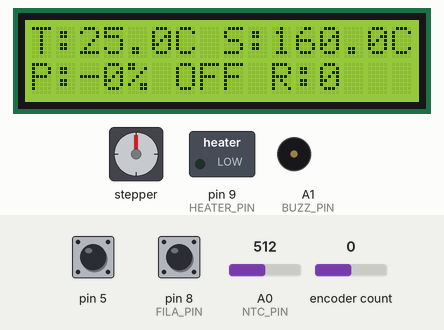
This program was run on a simulated Arduino Nano, built with avr-gcc and run on an emulated ATmega328P. Shown: 16×2 character LCD, stepper motor, switched loads named in the program (green lamp = pin HIGH), buzzer (waves = sounding, pin HIGH). The inputs (shaded band) are chosen by the test bench; at power-on: pin 5 HIGH, pin 8 (FILA_PIN) HIGH, encoder count 0, A0 (NTC_PIN) = 512. Stepper angles assume 200 steps per turn; what the program prints to the serial monitor is not drawn.

Above: at 2.2 s.
2.3 s: pin 5 pulled LOW for 0.15 s
At 2.7 s:
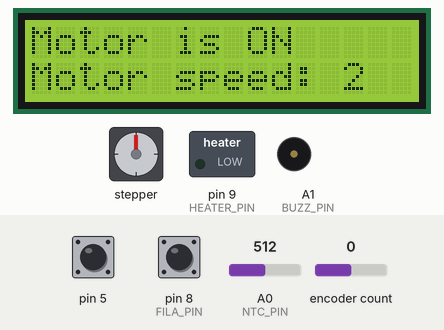
3.9 s: pin 8 (FILA_PIN) pulled LOW for 0.15 s
At 4.5 s:
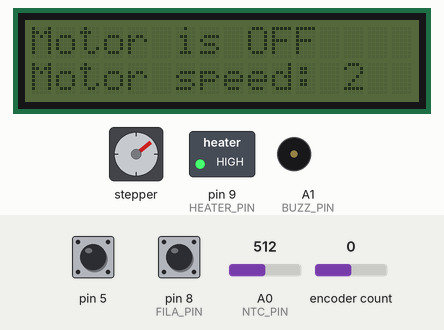
4.6 s: pin 5 pulled LOW for 1 s
At 6.6 s:
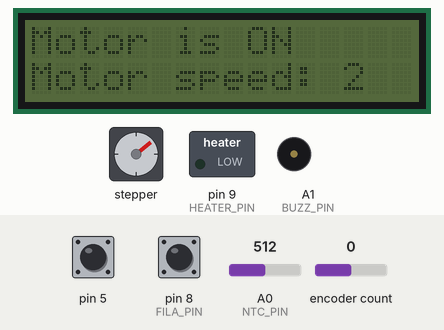
7.7 s: encoder count set to 4
At 9.7 s:
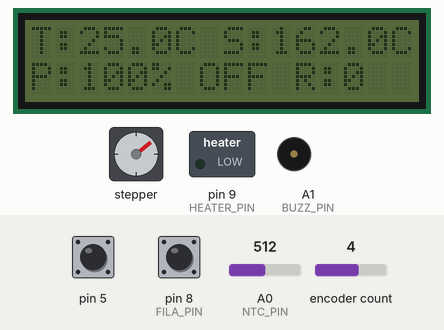
10.7 s: pin 8 (FILA_PIN) pulled LOW for 1 s
At 11.55 s:
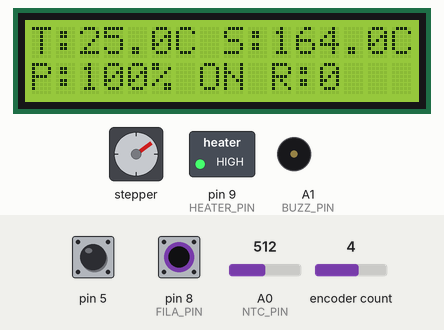
12.3 s: A0 (NTC_PIN) set to 716
At 15.9 s:
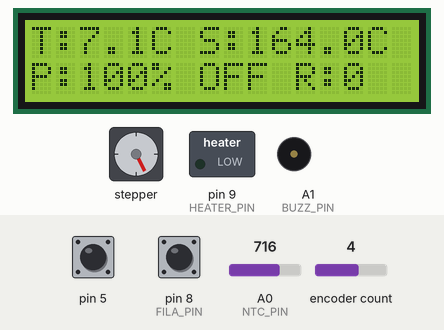
Timing chart, 0 to 16.3 s (numbered marks = the images above; inputs shaded):
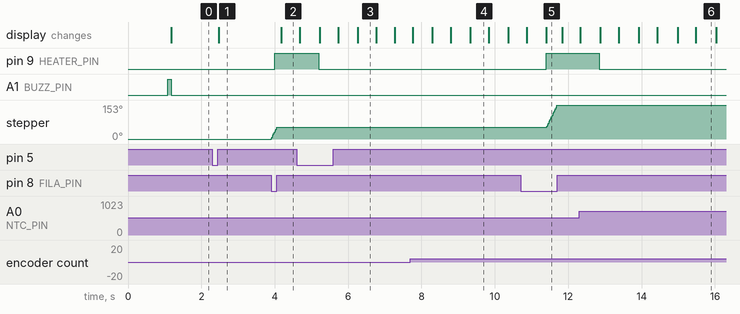

The program:

main.cpp
```cpp
#include <Arduino.h>
#include <Wire.h>
#include <LiquidCrystal_I2C.h>

#define NTC_PIN A0
#define HEATER_PIN 9
#define FILA_PIN 8
#define STEP_PIN 2
#define DIR_PIN 3
#define BUZZ_PIN A1
#define MAX_TEMP 250

#include <EncButton.h>
EncButton encBut(7, 6, 5, INPUT, INPUT);  //s1, s2, key

#include <AccelStepper.h>
AccelStepper stepper(1, STEP_PIN, DIR_PIN);

bool motorOn = false;
int motorSpeed = 2;

LiquidCrystal_I2C lcd(0x27,16,2);  // set the LCD address to 0x27 for a 16 chars and 2 line display

class NTC100K {
  private:
    int analogPin;
    float nominalResistance; // 100000 Ω
    float bCoefficient;      // 3950 K
    float seriesResistance;  // 100000 Ω
    float nominalTemp;       // 25 °C
    float calibrationOffset;

  public:
    NTC100K(int pin, float calibration = 0) {
      analogPin = pin;
      nominalResistance = 100000.0;
      bCoefficient = 3950.0;
      seriesResistance = 100000.0;
      nominalTemp = 25.0;
      calibrationOffset = calibration;
    }

    void setCalibration(float offset) {
      calibrationOffset = offset;
    }

    float readTemperature() {
      // int adcValue = readAveragedADC(16);
      // int adcValue = readAveragedADC(1);
      int adcValue = motorOn?readAveragedADC(1):readAveragedADC(16);

      // Защита от крайних значений
      if (adcValue <= 0) adcValue = 1;
      if (adcValue >= 1023) adcValue = 1022;

      double voltage = adcValue * (5.0 / 1023.0);
      double resistance = seriesResistance * (voltage / (5.0 - voltage));

      // Проверка на корректность сопротивления
      if (resistance <= 0) return -100;

      // Формула Стейнхарта-Харта
      // double tempK = 1.0 / (1.0/(nominalTemp + 273.15) + 1.0/bCoefficient * log(resistance/nominalResistance));
      float tempK = 1.0 / (log(resistance / nominalResistance) / bCoefficient + 1.0 / 298.15);
      return (tempK - 273.15) + calibrationOffset;
    }

    float readTemperature2() {
      // int adcValue = readAveragedADC(16);
      // int adcValue = readAveragedADC(1);
      int adcValue = motorOn?readAveragedADC(1):readAveragedADC(16);

      // Защита от крайних значений
      if (adcValue <= 0) adcValue = 1;
      if (adcValue >= 1023) adcValue = 1022;

      float tr = 1023.0 / adcValue - 1;
      tr = seriesResistance / tr;
      // Serial.print("R=");
      // Serial.print(tr);
      // Serial.print(", t=");

      float steinhart;
      steinhart = tr / nominalResistance; // (R/Ro)
      steinhart = log(steinhart); // ln(R/Ro)
      steinhart /= bCoefficient; // 1/B * ln(R/Ro)
      steinhart += 1.0 / (nominalTemp + 273.15); // + (1/To)
      steinhart = 1.0 / steinhart; // Invert
      steinhart -= 273.15;
      Serial.println(steinhart);

      return steinhart;
    }


  private:
    int readAveragedADC(int samples) {
      long sum = 0;
      for (int i = 0; i < samples; i++) {
        if(i>0)
          delay(1);
        sum += analogRead(analogPin);
      }
      return sum / samples;
    }
};

NTC100K ntc(NTC_PIN);

enum MenuState { DISPLAY_TEMP, DISPLAY_MOTOR };
MenuState menuState = DISPLAY_TEMP;
unsigned long showTempAt = 0;


float curTemp = 0;
double curPower = 0;

bool haveFila = false;
bool prevHaveFila = false;
bool highlightFila = false;

unsigned long buzzUntil = 0;
int buzzV = 200;
void buzz(int ms){
  buzzUntil = millis()+ms;
}
void buzzTick(unsigned long ms){
  if(buzzUntil==0)
    return;
  if(buzzUntil>ms){
    analogWrite(BUZZ_PIN,buzzV);
  }else{
    analogWrite(BUZZ_PIN,0);
    buzzUntil = 0;
  }
}

class PIDController {
  private:
    double kp, ki, kd;
    double setpoint;
    byte setPointFrom;
    double integral, prevError;
    unsigned long prevTime;
    double outMin, outMax;

  public:
    PIDController(double p, double i, double d, double sp) {
      kp = p; ki = i; kd = d; setpoint = sp;
      setPointFrom = 0;
      integral = 0; prevError = 0;
      prevTime = millis();
      outMin = 0; outMax = 255;
    }

    void setTunings(double p, double i, double d) {
      kp = p; ki = i; kd = d;
    }

    void setSetpoint(double sp) {
      setpoint = sp;
      setPointFrom = curTemp<sp?-1:1;
    }
    double getSetpoint(){return setpoint;}
    void setOutputLimits(double min, double max) { outMin = min; outMax = max; }

    void checkSetpointReached(float curTemp){
      if(setPointFrom==0)
        return;
      if( (setPointFrom==-1 && curTemp>=setpoint)
        || (setPointFrom==1 && curTemp<=setpoint)){
        setPointFrom=0;
        buzz(300);
      }else{
        // Serial.print("setPointFrom=");Serial.println(setPointFrom);
        // Serial.print("curTemp=");Serial.println(curTemp);
        // Serial.print("setpoint=");Serial.println(setpoint);
      }
    }

    double compute(double input) {
      unsigned long now = millis();
      double dt = (now - prevTime) / 1000.0;

      if (dt < 1.0) return -1; // Слишком часто

      double error = setpoint - input;

      // Пропорциональная
      double proportional = kp * error;

      // Интегральная
      integral += error * dt;
      double integralTerm = ki * integral;

      // Дифференциальная
      double derivative = (error - prevError) / dt;
      double derivativeTerm = kd * derivative;

      // Суммирование
      double output = proportional + integralTerm + derivativeTerm;

      // Ограничение и anti-windup
      if (output > outMax) {
        output = outMax;
        integral -= error * dt; // Anti-windup
      } else if (output < outMin) {
        output = outMin;
        integral -= error * dt; // Anti-windup
      }

      prevError = error;
      prevTime = now;

      Serial.print(">Temp:");Serial.println(input);
      Serial.print(">Power:");Serial.println(output);

      return output;
    }
};

PIDController pid(10, 0.3, 20, 160.0);
unsigned long ranMin = 0;

void updateDisplay() {
  lcd.clear();

  if (menuState == DISPLAY_TEMP) {
    lcd.print("T:");
    lcd.print(curTemp, 1);
    lcd.print("C S:");
    lcd.print(pid.getSetpoint(), 1);
    lcd.print("C");

    lcd.setCursor(0, 1);
    lcd.print("P:");
    lcd.print((curPower/255)*100, 0);
    lcd.print("%");
    lcd.print(haveFila?" ON":" OFF");
    lcd.print(" R:");
    lcd.print(ranMin);
  } else if(menuState==DISPLAY_MOTOR){
    lcd.setCursor(0, 0);
    lcd.print("Motor is ");
    lcd.print(motorOn?"ON":"OFF");
    lcd.setCursor(0, 1);
    lcd.print("Motor speed: ");
    lcd.print(motorSpeed);
  }
}

void showMotor(){
  menuState = DISPLAY_MOTOR;
  showTempAt = millis()+3000;
  updateDisplay();
}

void setup() {
  Serial.begin(9600);
  lcd.init();                      // initialize the lcd
  lcd.backlight();

  pinMode(HEATER_PIN, OUTPUT);
  pinMode(FILA_PIN, INPUT_PULLUP);
  pinMode(BUZZ_PIN, OUTPUT);

  pid.setOutputLimits(0, 255);

  encBut.setFastTimeout(100);

  lcd.print("Filament Maker");
  lcd.setCursor(0,1);
  lcd.print("Machine");
  delay(1000);

  stepper.setMaxSpeed(1500);
  stepper.setSpeed(0);
  // stepper.setCurrentPosition(0);
  // stepper.setMaxSpeed(1000); // Set maximum speed value for the stepper
  // stepper.setAcceleration(500); // Set acceleration value for the stepper
  buzz(100);
}

unsigned long nextTempCheck = 0;
unsigned long motorStarted = 0;

void loop() {

  unsigned long mil = millis();

  buzzTick(mil);

  haveFila = !digitalRead(FILA_PIN);
  if(haveFila && highlightFila){
    highlightFila = false;
  }

  if(showTempAt>0 && mil>showTempAt){
    menuState = DISPLAY_TEMP;
    showTempAt = 0;
  }


  encBut.tick();

  if(encBut.click()){
    Serial.println("clicked");
    motorOn = !motorOn;
    showMotor();
    if(motorOn){
      motorStarted = mil;
      stepper.setSpeed(motorSpeed*100);
    }
  }else if(encBut.turn()){

    Serial.print("turn: dir ");
    Serial.print(encBut.dir());
    Serial.print(", fast ");
    Serial.print(encBut.fast());
    Serial.print(", hold ");
    Serial.print(encBut.pressing());
    Serial.print(", counter ");
    Serial.print(encBut.counter);
    Serial.print(", clicks ");
    Serial.println(encBut.getClicks());

    if(encBut.pressing()){
      // motorSpeed += (encBut.fast()?10:1) * encBut.dir();
      motorSpeed += encBut.dir();
      motorSpeed = constrain(motorSpeed,-10,10);
      stepper.setSpeed(motorSpeed*100);
      showMotor();
    }else{
      pid.setSetpoint(pid.getSetpoint() + (encBut.fast()?10:1) * encBut.dir());
      updateDisplay();
    }
  }

  if(motorOn)
    ranMin = (mil - motorStarted)/60000;

  if(motorOn && haveFila){
    stepper.runSpeed();
  }

  if(mil>nextTempCheck){
    nextTempCheck+=1000;

    curTemp = ntc.readTemperature2();

    pid.checkSetpointReached(curTemp);

    curPower = pid.compute(curTemp);

    if(haveFila == false || curTemp>=MAX_TEMP){
      analogWrite(HEATER_PIN, 0);
    }
    else if (curPower >= 0) {
      analogWrite(HEATER_PIN, (int)curPower);
    }
    if(!motorOn)
      updateDisplay();
  }


  if (Serial.available()) {
    delay(100);
    String s = Serial.readString();
    double sp = s.toDouble();
    pid.setSetpoint(sp);
  }


  if(haveFila==false && prevHaveFila==true && motorOn){
    buzz(700);
    delay(100);
    buzz(700);
    motorOn = false;
    showMotor();
    highlightFila = true;
  }
  prevHaveFila = haveFila;

  if(highlightFila){
    lcd.noBacklight();
    delay(500);
    lcd.backlight();
    delay(500);
  }
}
```

Measured:
- after the input at 2.3 s, the display: changes after 0.18 s (image 1)
- after the input at 3.9 s, pin 9 (HEATER_PIN): LOW → HIGH after 0.10 s; stepper: turns 52° clockwise in 0.15 s, starting at once; the display: changes after 0.28 s (image 2)
- after the input at 4.6 s, the display: first differs from a run without the input after 1.7 s (image 3)
- after the input at 10.7 s, pin 9 (HEATER_PIN): LOW → HIGH after 0.71 s; stepper: turns 101° clockwise in 0.29 s, starting after 0.71 s; the display: first differs from a run without the input after 0.71 s (image 5)
- what the display in image 3 shows lasts 0.5 s, from 6.3 s to 6.8 s
- what the display in image 6 shows lasts 0.5 s, from 15.5 s to 16.0 s
